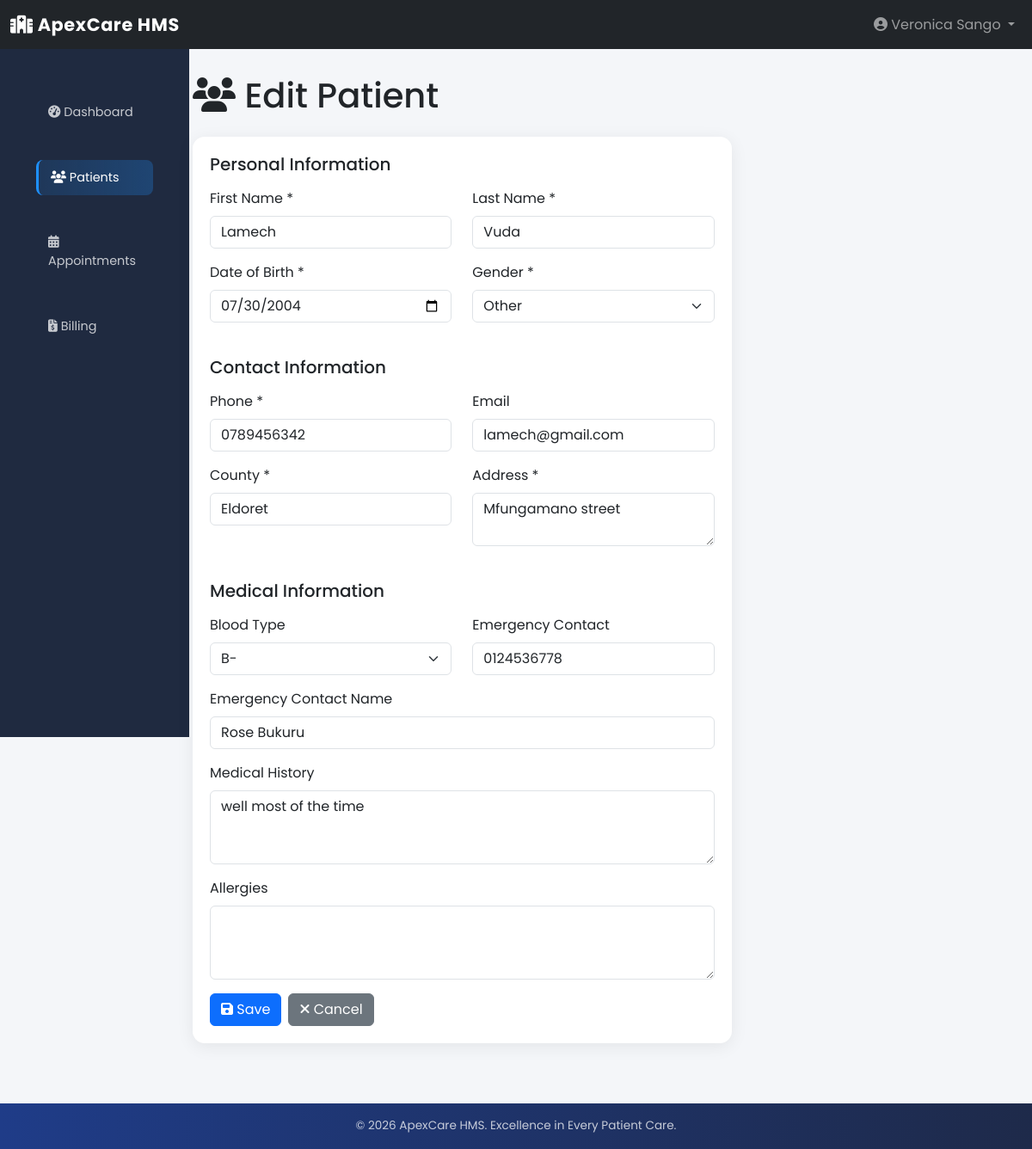
/patients/18/edit/ (signed in), run on the app's committed database.
### patients/models.py (models this page shows, shortened)
class Patient(models.Model):
    GENDER_CHOICES = [
        ('male', 'Male'),
        ('female', 'Female'),
        ('other', 'Other'),
    ]
    BLOOD_TYPE_CHOICES = [
        ('O+', 'O+'), ('O-', 'O-'),
        ('A+', 'A+'), ('A-', 'A-'),
        ('B+', 'B+'), ('B-', 'B-'),
        ('AB+', 'AB+'), ('AB-', 'AB-'),
    ]
    user = models.OneToOneField(
        User,
        on_delete=models.CASCADE,
        related_name='patient_profile'
    )
    first_name = models.CharField(max_length=100)
    last_name = models.CharField(max_length=100)
    date_of_birth = models.DateField()
    gender = models.CharField(
        max_length=10,
        choices=GENDER_CHOICES
    )
    contact = models.CharField(
        max_length=20,
        validators=[
            RegexValidator(
                regex=r'^\+?\d{9,15}Ksh',
                message='Enter a valid phone number'
            )
        ]
    )
    email = models.EmailField(blank=True, null=True)
    address = models.TextField(blank=True, null=True)
    county = models.CharField(max_length=100, blank=True, null=True)
    blood_type = models.CharField(
        max_length=5,
        choices=BLOOD_TYPE_CHOICES,
        blank=True,
        null=True
    )
    emergency_contact = models.CharField(max_length=20, blank=True, null=True)
    emergency_contact_name = models.CharField(max_length=100, blank=True, null=True)
    medical_history = models.TextField(blank=True, null=True)
    allergies = models.TextField(blank=True, null=True)
    created_at = models.DateTimeField(auto_now_add=True)
    updated_at = models.DateTimeField(auto_now=True)
    class Meta:
        db_table = "patients_patient"
        verbose_name = "Patient"
        verbose_name_plural = "Patients"
        ordering = ["-created_at"]

### patients/views.py (the view, shortened to what this page needs)
# urls.py: path('<int:pk>/edit/', views.patient_edit, name='patient_edit'),
@login_required
@check_role('receptionist')
def patient_edit(request, pk):
    patient = get_object_or_404(Patient, pk=pk)
    context = {
        'patient': patient,
        'action': 'Edit',
    }
    return render(request, 'patients/patient_form.html', context)

### core/views.py (called while the page is built)
def check_role(role):
    def decorator(view_func):
        @wraps(view_func)
        def wrapper(request, *args, **kwargs):
            if not request.user.is_authenticated:
                return redirect('core:login')
            if request.user.profile.role != role and request.user.profile.role != 'admin':
                return redirect('core:dashboard')
            return view_func(request, *args, **kwargs)
        return wrapper
    return decorator

### patients/templates/patients/patient_form.html (shortened to what this page needs)
{% extends 'base.html' %}
{% block content %}
<h1 class="mb-4"><i class="fas fa-users"></i> {{ action }} Patient</h1>
<div class="row">
    <div class="col-md-8">
        <div class="card">
            <div class="card-body">
                <form method="post">
                    <h5 class="mb-3">Personal Information</h5>
                    <div class="row">
                        <div class="col-md-6 mb-3">
                            <label for="first_name" class="form-label">First Name *</label>
                            <input type="text" class="form-control" id="first_name" name="first_name" value="{{ patient.first_name|default:'' }}" required>
                        </div>
                        <div class="col-md-6 mb-3">
                            <label for="last_name" class="form-label">Last Name *</label>
                            <input type="text" class="form-control" id="last_name" name="last_name" value="{{ patient.last_name|default:'' }}" required>
                        </div>
                    </div>
                    <div class="row">
                        <div class="col-md-6 mb-3">
                            <label for="date_of_birth" class="form-label">Date of Birth *</label>
                            <input type="date" class="form-control" id="date_of_birth" name="date_of_birth" value="{{ patient.date_of_birth|date:'Y-m-d'|default:'' }}" required>
                        </div>
                        <div class="col-md-6 mb-3">
                            <label for="gender" class="form-label">Gender *</label>
                            <select class="form-select" id="gender" name="gender" required>
                                <option value="other" {% if patient.gender == 'other' %}selected{% endif %}>Other</option>
                            </select>
                        </div>
                    </div>
                    <h5 class="mb-3 mt-4">Contact Information</h5>
                    <div class="row">
                        <div class="col-md-6 mb-3">
                            <label for="contact" class="form-label">Phone *</label>
                            <input type="tel" class="form-control" id="contact" name="contact" value="{{ patient.contact|default:'' }}" required>
                        </div>
                        <div class="col-md-6 mb-3">
                            <label for="email" class="form-label">Email</label>
                            <input type="email" class="form-control" id="email" name="email" value="{{ patient.email|default:'' }}">
                        </div>
                    </div>
                    <div class="row">
                         <div class="col-md-6 mb-3">
                            <label for="county" class="form-label">County *</label>
                            <input type="text" class="form-control" id="county" name="county" value="{{ patient.county|default:'' }}" required>
                        </div>
                        <div class="col-md-6 mb-3">
                            <label for="address" class="form-label">Address *</label>
                            <textarea class="form-control" id="address" name="address" rows="2" required>{{ patient.address|default:'' }}</textarea>
                        </div>
                    </div>
                    <h5 class="mb-3 mt-4">Medical Information</h5>
                    <div class="row">
                        <div class="col-md-6 mb-3">
                            <label for="blood_type" class="form-label">Blood Type</label>
                            <select class="form-select" id="blood_type" name="blood_type">
                                <option value="B-" {% if patient.blood_type == 'B-' %}selected{% endif %}>B-</option>
                            </select>
                        </div>
                        <div class="col-md-6 mb-3">
                            <label for="emergency_contact" class="form-label">Emergency Contact</label>
                            <input type="tel" class="form-control" id="emergency_contact" name="emergency_contact" value="{{ patient.emergency_contact|default:'' }}">
                        </div>
                    </div>
                    <div class="mb-3">
                        <label for="emergency_contact_name" class="form-label">Emergency Contact Name</label>
                        <input type="text" class="form-control" id="emergency_contact_name" name="emergency_contact_name" value="{{ patient.emergency_contact_name|default:'' }}">
                    </div>
                    <div class="mb-3">
                        <label for="medical_history" class="form-label">Medical History</label>
                        <textarea class="form-control" id="medical_history" name="medical_history" rows="3">{{ patient.medical_history|default:'' }}</textarea>
                    </div>
                    <div class="mb-3">
                        <label for="allergies" class="form-label">Allergies</label>
                        <textarea class="form-control" id="allergies" name="allergies" rows="3">{{ patient.allergies|default:'' }}</textarea>
                    </div>
                    <div class="d-flex gap-2">
                        <button type="submit" class="btn btn-primary">
                            <i class="fas fa-save"></i> Save
                        </button>
                        <a href="{% url 'patients:patient_list' %}" class="btn btn-secondary">
                            <i class="fas fa-times"></i> Cancel
                        </a>
                    </div>
                </form>
            </div>
        </div>
    </div>
</div>
{% endblock %}

### templates/base.html (shortened to what this page needs)
{% load static %}
<!DOCTYPE html>
<html lang="en">
<head>
    <link href="https://cdn.jsdelivr.net/npm/bootstrap@5.3.8/dist/css/bootstrap.min.css" rel="stylesheet">
    <link rel="stylesheet" href="https://cdnjs.cloudflare.com/ajax/libs/font-awesome/6.4.0/css/all.min.css">
    <link rel="stylesheet" href="{% static 'css/style.css' %}">
</head>
<body>
<nav class="navbar navbar-expand-lg navbar-dark bg-dark sticky-top">
    <div class="container-fluid">
        <a class="navbar-brand" href="{% url 'core:dashboard' %}">
            <i class="fas fa-hospital"></i> ApexCare HMS
        </a>
        <div class="collapse navbar-collapse" id="navbarNav">
            <ul class="navbar-nav ms-auto">
                {% if user.is_authenticated %}
                <li class="nav-item dropdown">
                    <a class="nav-link dropdown-toggle" href="#" data-bs-toggle="dropdown">
                        <i class="fas fa-user-circle"></i>
                        {{ user.get_full_name|default:user.username }}
                    </a>
                </li>
                {% endif %}
            </ul>
        </div>
    </div>
</nav>
<div class="container-fluid">
    <div class="row">
        {% if user.is_authenticated %}
        <nav class="col-md-2 d-none d-md-block sidebar">
            <div class="position-sticky pt-3">
                <ul class="nav flex-column">
                    <li class="nav-item">
                        <a class="nav-link {% if request.resolver_match.url_name == 'dashboard' %}active{% endif %}"
                           href="{% url 'core:dashboard' %}">
                            <i class="fas fa-tachometer-alt"></i> Dashboard
                        </a>
                    </li>
                    {% if user.profile.role == 'admin' or user.profile.role == 'receptionist' %}
                    <li class="nav-item">
                        <a class="nav-link {% if 'patient' in request.resolver_match.url_name %}active{% endif %}"
                           href="{% url 'patients:patient_list' %}">
                            <i class="fas fa-users"></i> Patients
                        </a>
                    </li>
                    {% endif %}
                    {% if user.is_authenticated %}
                    <li class="nav-item">
                        <a class="nav-link {% if 'appointment' in request.resolver_match.url_name %}active{% endif %}"
                           href="{% url 'appointments:appointment_list' %}">
                            <i class="fas fa-calendar-alt"></i> Appointments
                        </a>
                    </li>
                    {% endif %}
                    {% if user.profile.role == 'admin' or user.profile.role == 'receptionist' %}
                    <li class="nav-item">
                        <a class="nav-link {% if 'bill' in request.resolver_match.url_name %}active{% endif %}"
                           href="{% url 'billing:bill_list' %}">
                            <i class="fas fa-file-invoice-dollar"></i> Billing
                        </a>
                    </li>
                    {% endif %}
                </ul>
            </div>
        </nav>
        {% endif %}
        <main class="col-md-{% if user.is_authenticated %}10{% else %}12{% endif %} ms-sm-auto px-md-4 main-content">
            {% block content %}{% endblock %}
        </main>
    </div>
</div>
<footer class="footer">
    <div class="container-fluid text-center">
        <p>&copy; 2026 ApexCare HMS. Excellence in Every Patient Care.</p>
    </div>
</footer>
</body>
</html>

### static/css/style.css (style rules this page uses)
body { font-family: "Poppins", sans-serif; background: #f4f6f9; margin: 0; }
body .navbar-brand { font-weight: 700; font-size: 1.3rem; letter-spacing: 0.03em; }
.sidebar { position: fixed; width: 220px; height: 100vh; background: #1f2a40; color: white; padding-top: 20px; }
.sidebar ul { list-style: none; padding: 0; }
.sidebar ul li { padding: 15px 20px; cursor: pointer; transition: 0.3s; }
.sidebar ul li a { color: white; text-decoration: none; display: block; }
body .sidebar .nav-link { color: rgba(255, 255, 255, 0.75); border-radius: 8px; margin: 2px 10px; padding: 10px 14px; transition: background 0.2s, color 0.2s; font-size: 0.9rem; }
body .sidebar .nav-link:hover, body .sidebar .nav-link.active { background: linear-gradient(90deg, #1e90ff22, #1e90ff44); color: #ffffff; border-left: 3px solid #1e90ff; }
.main-content { margin-left: 220px; padding: 30px; }
body .card { border: none; border-radius: 14px; box-shadow: 0 4px 20px rgba(0,0,0,0.07); overflow: hidden; }
body .card-body { padding: 20px; }
body .footer { background: linear-gradient(90deg, #1f3c88, #1e2a4a); color: rgba(255,255,255,0.75); padding: 16px 0; margin-top: 40px; font-size: 0.85rem; }
body .footer p { margin: 0; color: rgba(255,255,255,0.75); }

### data on the page
Patient: first_name "Lamech", last_name "Vuda", date_of_birth "07/30/2004", gender "Other", contact "0789456342", email "lamech@gmail.com", county "Eldoret", address "Mfungamano street", blood_type "B-", emergency_contact "0124536778", emergency_contact_name "Rose Bukuru", medical_history "well most of the time"

### other printed values
{{ user.get_full_name|default:user.username }} "Veronica Sango"
{{ action }} "Edit"
